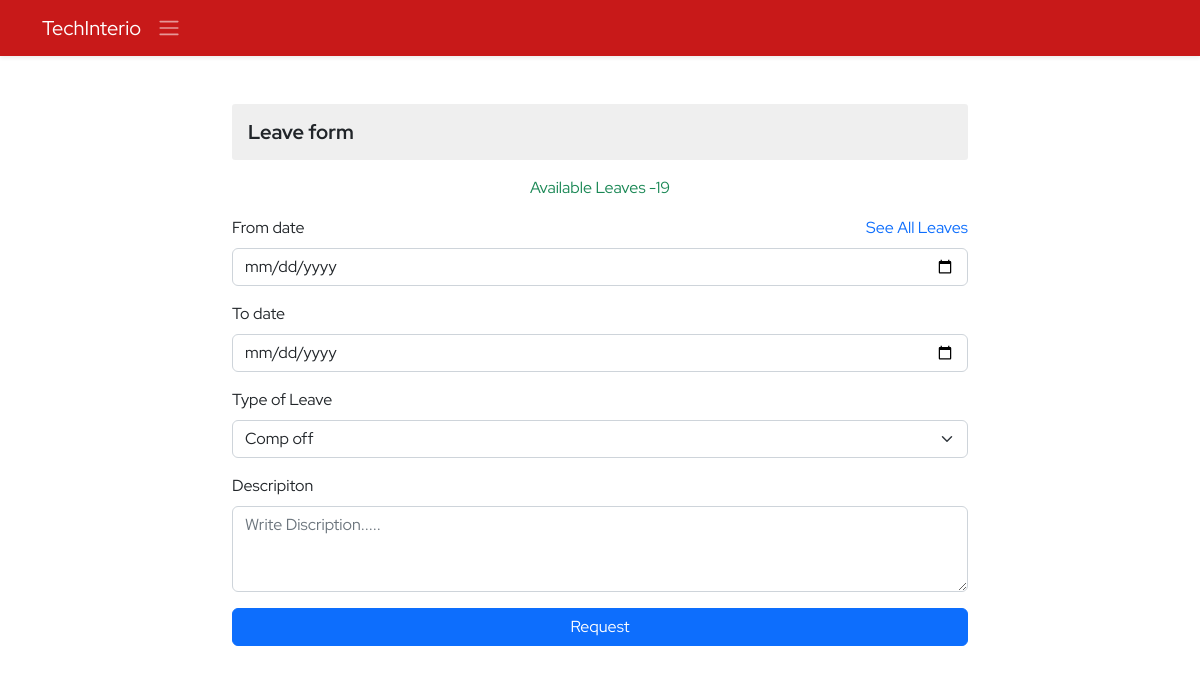
The page /ems/leave-create/ (signed in) on the database as committed earlier.
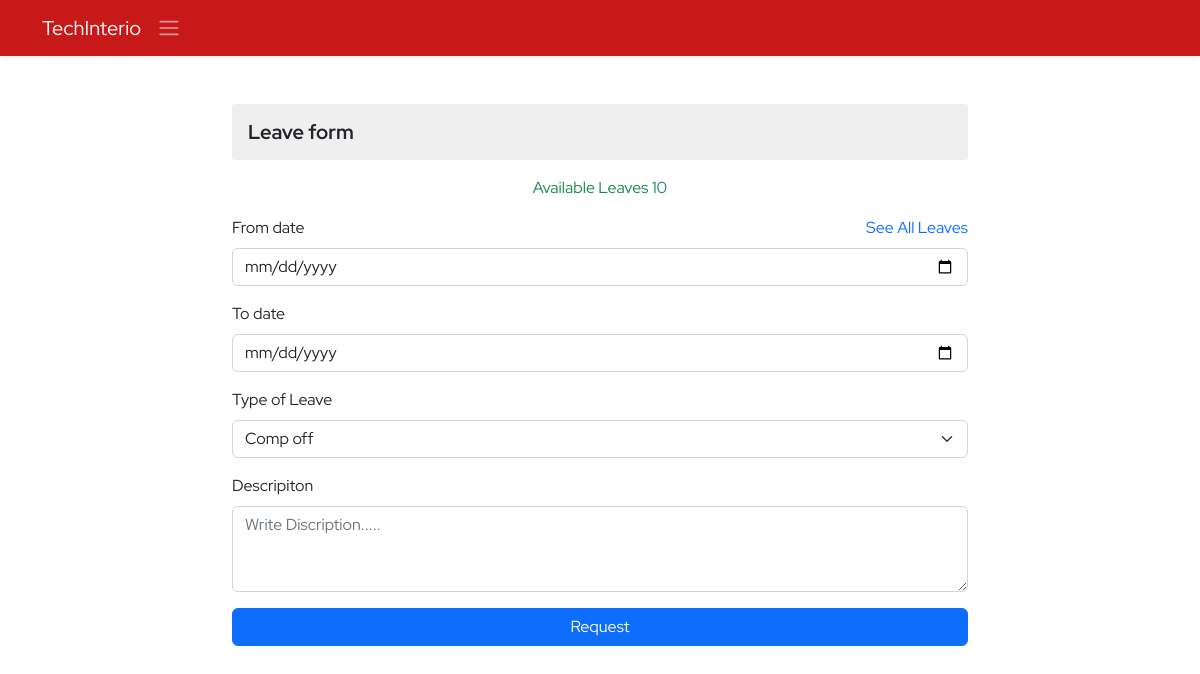
The same page on the database as committed later.
### ems/models.py (models this page shows)
class AllocatedLeave(models.Model):
    employee=models.ForeignKey(Employee,on_delete=models.CASCADE)
    allocated=models.IntegerField(default=18)
    earn=models.IntegerField(null=True,blank=True)
    start_date=models.DateField(null=True,blank=True)
    end_date=models.DateField(null=True,blank=True)
    created_at=models.DateTimeField(auto_now_add=True)
    updated_at=models.DateTimeField(auto_now=True)
    def __str__(self):
        return self.employee.name

### ems/views.py (the view, shortened to what this page needs)
# urls.py: path('leave-create/',createLeave,name='leave-create'),
@login_required()
def createLeave(request):
    context={}
    try:
        if not request.user.is_superuser:
            profile_obj=Employee.objects.get(user=request.user)
            context['profile']=profile_obj
            em_obj=Employee.objects.get(user=request.user)
            leaves=Leave.objects.filter(employee=em_obj).order_by('-id')
            try:
                allocated_leaves=AllocatedLeave.objects.get(employee=profile_obj)
                print('Allocated Leaves',allocated_leaves)
            except Exception as e:
                print("Create Leave inside Exception : ",e)
                allocated_leaves=''
            context['allocated_leaves']=allocated_leaves
            context['leaves']=leaves
    except Exception as e:
        print('Create Leave Exception : ',e)
    return render(request,'ems/create_leave.html',context)

### ems/models.py (called while the page is built)
    @property
    def imageURL(self):
        try:
            url=self.avtar.url
        except:
            url=''
        return url

### ems/templates/ems/create_leave.html (shortened to what this page needs)
{% extends './base.html' %}
{% block body %}
<div class="container py-4">
    <div class="row d-flex align-items-center justify-content-center ">
        <div class="col-12 col-sm-8">
            <h3 class=" my-3 derpartment-title">Leave form</h3>
            {% if allocated_leaves != '' %}
            <p class="text-success text-center">Available Leaves {{allocated_leaves.allocated}}</p>
            {% else %}
            <p class="text-warning text-center">You have not been Allocated Leaves! Please Contact to Admin</p>
            {% endif %}
            <a href="{% url 'ems:all-leaves' %}" class="mb-2 float-end">See All Leaves</a>
            <form action="" method="post">
                <div class="mb-3">
                    <label for="date-from" class="form-label">From date</label>
                    <input type="date" class="form-control" id="date-from" name="date-from">
                </div>
                <div class="mb-3">
                    <label for="date-from" class="form-label">To date</label>
                    <input type="date" class="form-control" id="date-from" name="date-to">
                </div>
                <div class="mb-3">
                    <label for="leave-type" class="form-label">Type of Leave</label>
                    <select class="form-select" aria-label="Default select example" name="type" id="leave-type">
                        <option selected value="Comp off">Comp off</option>
                      </select>
                </div>
                <div class="mb-3">
                    <label for="description" class="form-label">Descripiton</label>
                    <textarea class="form-control" id="description" rows="3" placeholder="Write Discription....."
                        name="description" required></textarea>
                </div>
                <div class="d-grid">
                    <button class="btn btn-primary" type="submit">Request</button>
                </div>
            </form>
        </div>
    </div>
</div>
{% endblock body %}

Rows that differ between the two databases and show on the page:
changed AllocatedLeave: allocated "-19" → "10"
